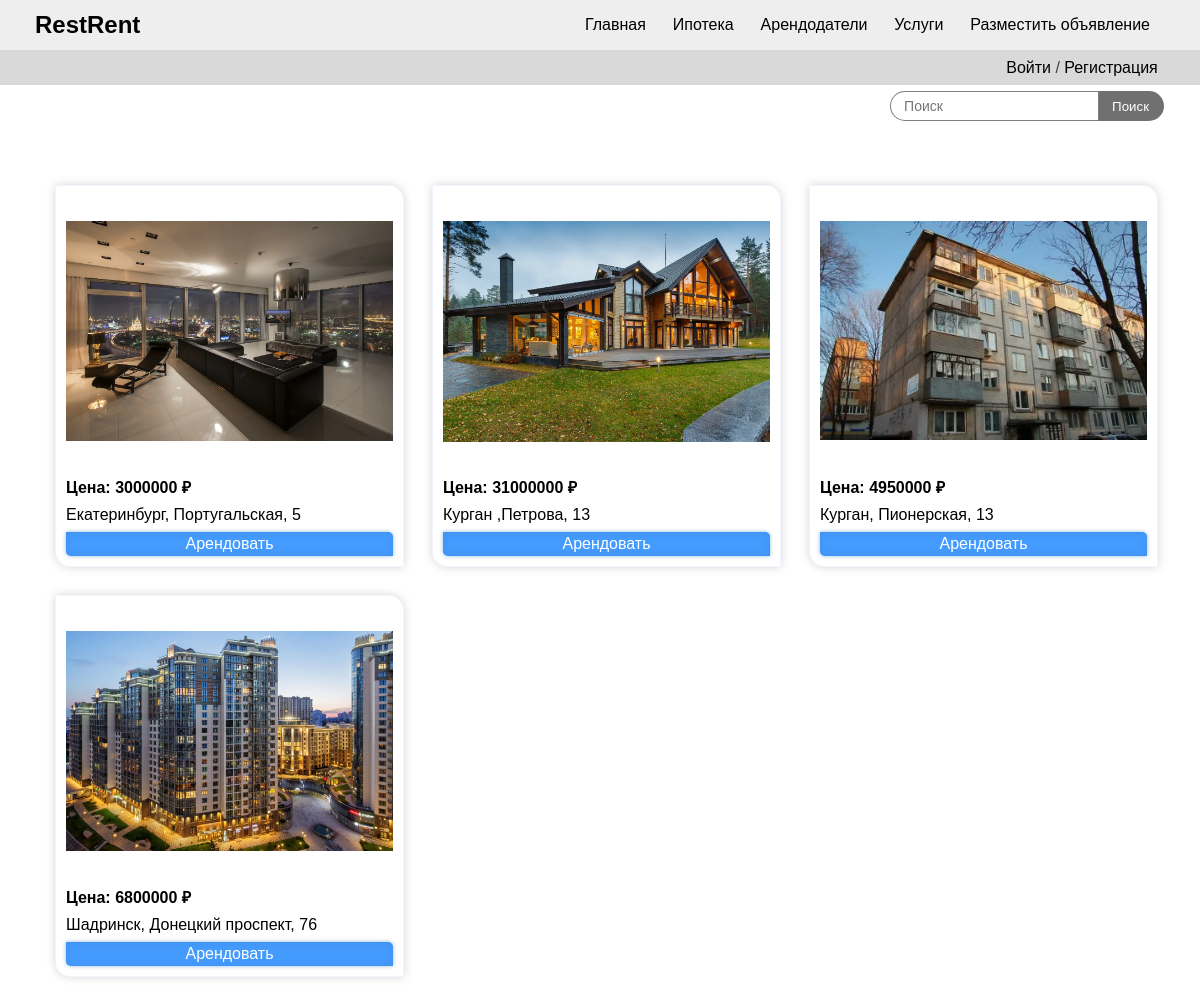
/main/, run on the app's committed database.
### rent_app/models.py (models this page shows, shortened)
class Property(models.Model):
    price = models.IntegerField(verbose_name='Цена')
    address = models.TextField(verbose_name='Адрес')
    short_description = models.CharField(max_length=512, verbose_name='Краткое описание')
    description = models.TextField(verbose_name='Описание')
    renter = models.ForeignKey(Renter, on_delete=models.CASCADE, verbose_name='Арендодатель', related_name='properties')
    phone_number = models.CharField(max_length=16, verbose_name='Телефон')
    space = models.FloatField(verbose_name='Площадь')
    image = models.ImageField(upload_to='rent-images/%Y/%m/%d/', blank=False, null=False, default=f'{settings.MEDIA_URL}defaults/default.png')
    class Meta:
        verbose_name = 'Недвижимость'
        verbose_name_plural = 'Недвижимость'
        ordering = ('-id',)

### rent_app/views.py (the view, shortened to what this page needs)
# urls.py: path('main/', PropertyListView.as_view(), name='main'),
class PropertyListView(ListView):
    paginate_by = 9
    model = Property
    context_object_name = 'property'
    template_name = 'main.html'

### rent_app/templates/main.html (shortened to what this page needs)
{% extends 'root.html' %}
{% block content %}
    <div class="navigation-panel">
        <form action="." method="post">
            <label class="search-label">
                <input type="search" name='search-field' placeholder="Поиск">
                <input type="submit" value="Поиск">
            </label>
        </form>
    </div>
    <div class="content">
        {% for rent in property %}
            <div class="rent-block">
                <div class="rent-img" style="background-image: url('{{ rent.image.url }}')"></div>
                <div class="rent-info">
                    <p class="rent-price">Цена: {{ rent.price }} ₽</p>
                    <p class="rent-address">{{ rent.address }}</p>
                    <a href="{% url 'main:property_detail' pk=rent.id %}" class="rent-btn">Арендовать</a>
                </div>
            </div>
        {% endfor %}
    </div>
{% endblock %}

### templates/root.html (shortened to what this page needs)
{% load static %}
<!DOCTYPE html>
<html lang="en">
<head>
    <link rel="stylesheet" href="{% static 'css/main_style.css' %}">
</head>
<body>
    <header>
        <p class="Title">RestRent</p>
        <div class="navigation">
            <a href="{% url 'rent_app:main' %}">Главная</a>
            <a href="#">Ипотека</a>
            <a href="{% url 'rent_app:renters' %}">Арендодатели</a>
            <a href="#">Услуги</a>
            <a href="{% url 'rent_app:property_create' %}">Разместить объявление</a>
        </div>
    </header>
    <div class="second_header">
        <div class="auth_nav">
            {% if user.is_active %}
                <a href="{% url 'auth:logout' %}">Выйти</a>
            {% else %}
                <a href="{% url 'auth:sign_in' %}">Войти</a>
            {% endif %}
            <p style="opacity: 70%">/</p>
            <a href="{% url 'auth:sign_up' %}">Регистрация</a>
        </div>
    </div>
    {% block content %}
    {% endblock %}
</body>
</html>

### static/css/main_style.css (style rules this page uses)
* { padding: 0; margin: 0; font-family: "Nunito Sans", sans-serif; }
* a { text-decoration: none; color: black; }
body { display: flex; justify-content: center; align-items: start; flex-wrap: wrap; }
header { display: flex; justify-content: space-between; align-items: center; width: 100%; height: 50px; background-color: #eeeeee; padding: 0 35px; }
header .Title { font-weight: 900; font-size: 24px; }
header .navigation { display: flex; justify-content: space-between; align-items: center; width: 50%; padding: 0 15px; }
.content { display: grid; grid-template-columns: 30% 30% 30%; grid-template-rows: 360px 360px 360px; row-gap: 50px; column-gap: 50px; width: 100%; padding: 55px; }
.content .rent-block { display: flex; justify-content: start; align-content: start; flex-wrap: wrap; width: 100%; height: 100%; background: white; padding: 10px; border: 1px solid rgba(176, 183, 255, 0.15); border-radius: 0 15px 0 15px; filter: drop-shadow(0 0 5px rgba(159, 159, 159, 0.42)); }
.content .rent-block .rent-img { width: 100%; height: 75%; background-position: center; background-repeat: no-repeat; background-size: 102%; border-radius: 0 15px 0 15px; }
.content .rent-block .rent-info { display: flex; justify-content: space-between; align-content: start; flex-direction: column; width: 100%; height: 80px; padding: 10px 0 0 0; }
.content .rent-block .rent-info .rent-price { font-weight: 600; }
.content .rent-block .rent-info .rent-btn { background-color: #459cff; border-radius: 0 5px 0 5px; padding: 3px 15px; box-shadow: 0 0 10px rgba(60, 137, 224, 0.68) inset; filter: drop-shadow(0 0 2px rgba(44, 119, 203, 0.51)); color: white; text-align: center; }
.second_header { display: flex; justify-content: flex-end; align-items: center; width: 100%; height: 35px; background: rgba(196, 196, 196, 0.64); }
.second_header .auth_nav { display: flex; justify-content: space-around; align-items: center; width: 13%; padding: 0 40px; }
.second_header .auth_nav a { color: #000000; }
.navigation-panel { display: flex; justify-content: flex-end; align-items: center; width: 100%; }
.navigation-panel form { width: 50%; }
.navigation-panel .search-label { display: flex; justify-content: flex-end; align-items: center; flex-wrap: wrap; padding: 1% 6% 1.5% 1.5%; }
.navigation-panel .search-label input[type='search'] { padding: 6px 13px; border: 1px solid rgba(0, 0, 0, 0.51); border-radius: 15px 0 0 15px; margin: 0 0 0 0; font-size: 14px; }
.navigation-panel .search-label input[type='submit'] { background-color: rgba(0, 0, 0, 0.56); outline: none; padding: 7.4px 15px 7.4px 13px; border: none; border-radius: 0 15px 15px 0; color: white; cursor: pointer; }

### data on the page
Property: image (picture), price "3000000", address "Екатеринбург, Португальская, 5"
Property: image (picture), price "31000000", address "Курган ,Петрова, 13"
Property: image (picture), price "4950000", address "Курган, Пионерская, 13"
Property: image (picture), price "6800000", address "Шадринск, Донецкий проспект, 76"
